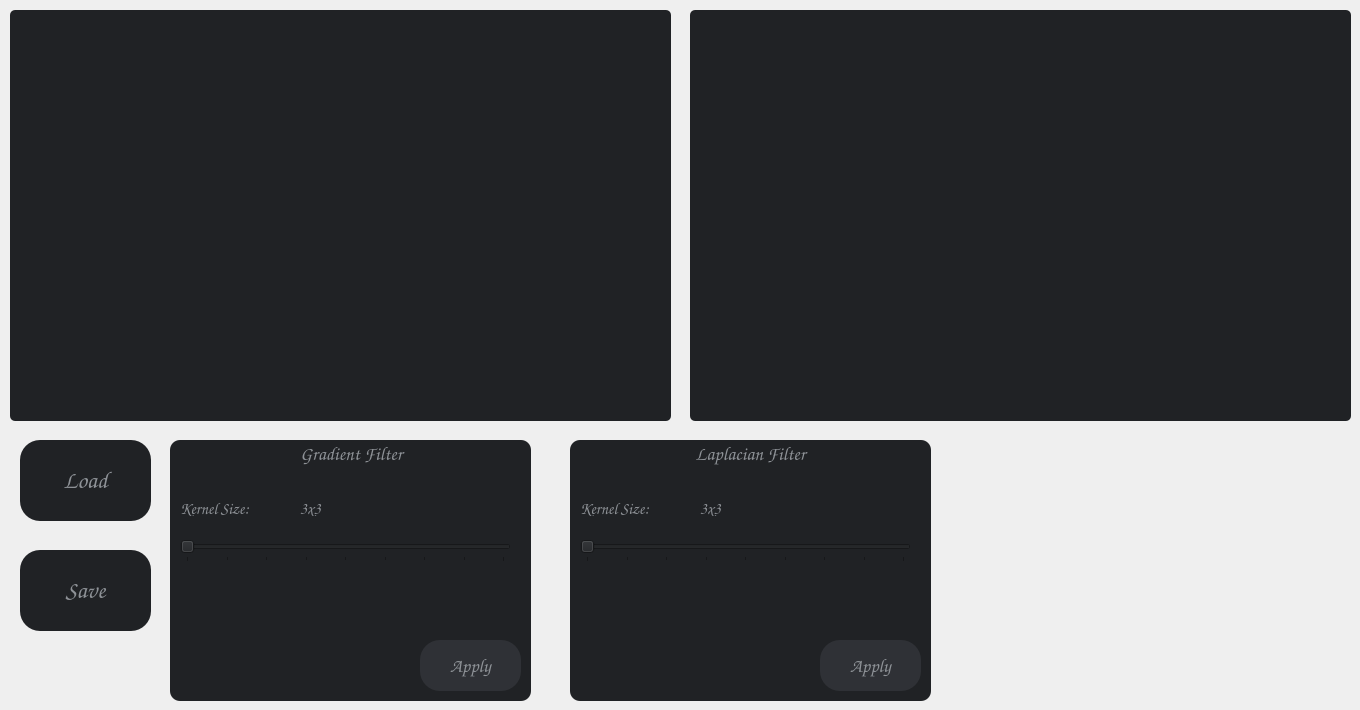
    <widget class="QWidget" name="tabGradient">
     <attribute name="title">
      <string>Gradient Laplacian</string>
     </attribute>
     <widget class="QGroupBox" name="groupBox_4">
      <property name="geometry">
       <rect>
        <x>570</x>
        <y>440</y>
        <width>361</width>
        <height>261</height>
       </rect>
      </property>
      <property name="font">
       <font>
        <family>Comic Sans MS</family>
        <pointsize>14</pointsize>
       </font>
      </property>
      <property name="styleSheet">
       <string notr="true">color: #8E9297;
background-color: #202225;
border: none;
border-radius: 10;</string>
      </property>
      <property name="title">
       <string>Laplacian Filter</string>
      </property>
      <property name="alignment">
       <set>Qt::AlignCenter</set>
      </property>
      <property name="flat">
       <bool>true</bool>
      </property>
      <property name="checkable">
       <bool>false</bool>
      </property>
      <widget class="QSlider" name="sliderLaplacian">
       <property name="geometry">
        <rect>
         <x>10</x>
         <y>100</y>
         <width>331</width>
         <height>22</height>
        </rect>
       </property>
       <property name="styleSheet">
        <string notr="true"/>
       </property>
       <property name="minimum">
        <number>3</number>
       </property>
       <property name="maximum">
        <number>19</number>
       </property>
       <property name="singleStep">
        <number>2</number>
       </property>
       <property name="sliderPosition">
        <number>3</number>
       </property>
       <property name="tracking">
        <bool>true</bool>
       </property>
       <property name="orientation">
        <enum>Qt::Horizontal</enum>
       </property>
       <property name="invertedControls">
        <bool>false</bool>
       </property>
       <property name="tickPosition">
        <enum>QSlider::TicksBelow</enum>
       </property>
       <property name="tickInterval">
        <number>2</number>
       </property>
      </widget>
      <widget class="QLabel" name="label_9">
       <property name="geometry">
        <rect>
         <x>10</x>
         <y>60</y>
         <width>111</width>
         <height>16</height>
        </rect>
       </property>
       <property name="font">
        <font>
         <family>Comic Sans MS</family>
         <pointsize>12</pointsize>
        </font>
       </property>
       <property name="text">
        <string>Kernel Size: </string>
       </property>
      </widget>
      <widget class="QLabel" name="lblLaplacianKernelSize">
       <property name="geometry">
        <rect>
         <x>130</x>
         <y>60</y>
         <width>111</width>
         <height>16</height>
        </rect>
       </property>
       <property name="font">
        <font>
         <family>Comic Sans MS</family>
         <pointsize>12</pointsize>
        </font>
       </property>
       <property name="text">
        <string>3x3</string>
       </property>
      </widget>
      <widget class="QPushButton" name="buttLaplacian">
       <property name="geometry">
        <rect>
         <x>250</x>
         <y>200</y>
         <width>101</width>
         <height>51</height>
        </rect>
       </property>
       <property name="font">
        <font>
         <family>Comic Sans MS</family>
         <pointsize>14</pointsize>
         <weight>75</weight>
         <bold>true</bold>
        </font>
       </property>
       <property name="cursor">
        <cursorShape>PointingHandCursor</cursorShape>
       </property>
       <property name="styleSheet">
        <string notr="true">background-color: #2F3136;
color: #8E9297;
border-radius: 20;</string>
       </property>
       <property name="text">
        <string>Apply</string>
       </property>
       <property name="autoDefault">
        <bool>false</bool>
       </property>
       <property name="default">
        <bool>false</bool>
       </property>
       <property name="flat">
        <bool>false</bool>
       </property>
      </widget>
     </widget>
     <widget class="QGroupBox" name="groupBox_5">
      <property name="geometry">
       <rect>
        <x>170</x>
        <y>440</y>
        <width>361</width>
        <height>261</height>
       </rect>
      </property>
      <property name="font">
       <font>
        <family>Comic Sans MS</family>
        <pointsize>14</pointsize>
       </font>
      </property>
      <property name="styleSheet">
       <string notr="true">color: #8E9297;
background-color: #202225;
border: none;
border-radius: 10;</string>
      </property>
      <property name="title">
       <string>Gradient Filter</string>
      </property>
      <property name="alignment">
       <set>Qt::AlignCenter</set>
      </property>
      <property name="flat">
       <bool>true</bool>
      </property>
      <property name="checkable">
       <bool>false</bool>
      </property>
      <widget class="QSlider" name="sliderGradient">
       <property name="geometry">
        <rect>
         <x>10</x>
         <y>100</y>
         <width>331</width>
         <height>22</height>
        </rect>
       </property>
       <property name="styleSheet">
        <string notr="true"/>
       </property>
       <property name="minimum">
        <number>3</number>
       </property>
       <property name="maximum">
        <number>19</number>
       </property>
       <property name="singleStep">
        <number>2</number>
       </property>
       <property name="sliderPosition">
        <number>3</number>
       </property>
       <property name="tracking">
        <bool>true</bool>
       </property>
       <property name="orientation">
        <enum>Qt::Horizontal</enum>
       </property>
       <property name="invertedControls">
        <bool>false</bool>
       </property>
       <property name="tickPosition">
        <enum>QSlider::TicksBelow</enum>
       </property>
       <property name="tickInterval">
        <number>2</number>
       </property>
      </widget>
      <widget class="QLabel" name="label_10">
       <property name="geometry">
        <rect>
         <x>10</x>
         <y>60</y>
         <width>111</width>
         <height>16</height>
        </rect>
       </property>
       <property name="font">
        <font>
         <family>Comic Sans MS</family>
         <pointsize>12</pointsize>
        </font>
       </property>
       <property name="text">
        <string>Kernel Size: </string>
       </property>
      </widget>
      <widget class="QLabel" name="lblGradientKernelSize">
       <property name="geometry">
        <rect>
         <x>130</x>
         <y>60</y>
         <width>111</width>
         <height>16</height>
        </rect>
       </property>
       <property name="font">
        <font>
         <family>Comic Sans MS</family>
         <pointsize>12</pointsize>
        </font>
       </property>
       <property name="text">
        <string>3x3</string>
       </property>
      </widget>
      <widget class="QPushButton" name="buttGradient">
       <property name="geometry">
        <rect>
         <x>250</x>
         <y>200</y>
         <width>101</width>
         <height>51</height>
        </rect>
       </property>
       <property name="font">
        <font>
         <family>Comic Sans MS</family>
         <pointsize>14</pointsize>
         <weight>75</weight>
         <bold>true</bold>
        </font>
       </property>
       <property name="cursor">
        <cursorShape>PointingHandCursor</cursorShape>
       </property>
       <property name="styleSheet">
        <string notr="true">background-color: #2F3136;
color: #8E9297;
border-radius: 20;</string>
       </property>
       <property name="text">
        <string>Apply</string>
       </property>
       <property name="autoDefault">
        <bool>false</bool>
       </property>
       <property name="default">
        <bool>false</bool>
       </property>
       <property name="flat">
        <bool>false</bool>
       </property>
      </widget>
     </widget>
     <widget class="QGraphicsView" name="gViewGradientLeft">
      <property name="geometry">
       <rect>
        <x>10</x>
        <y>10</y>
        <width>661</width>
        <height>411</height>
       </rect>
      </property>
      <property name="styleSheet">
       <string notr="true">background-color: #202225;
border-radius: 5;</string>
      </property>
     </widget>
     <widget class="QGraphicsView" name="gViewGradientRight">
      <property name="geometry">
       <rect>
        <x>690</x>
        <y>10</y>
        <width>661</width>
        <height>411</height>
       </rect>
      </property>
      <property name="styleSheet">
       <string notr="true">background-color: #202225;
border-radius:5;</string>
      </property>
     </widget>
     <widget class="QPushButton" name="buttLoadGradient">
      <property name="geometry">
       <rect>
        <x>20</x>
        <y>440</y>
        <width>131</width>
        <height>81</height>
       </rect>
      </property>
      <property name="font">
       <font>
        <family>Comic Sans MS</family>
        <pointsize>18</pointsize>
        <weight>75</weight>
        <bold>true</bold>
       </font>
      </property>
      <property name="cursor">
       <cursorShape>PointingHandCursor</cursorShape>
      </property>
      <property name="styleSheet">
       <string notr="true">background-color: #202225;
color: #8E9297;
border-radius: 20;</string>
      </property>
      <property name="text">
       <string>Load</string>
      </property>
      <property name="autoDefault">
       <bool>false</bool>
      </property>
      <property name="default">
       <bool>false</bool>
      </property>
      <property name="flat">
       <bool>false</bool>
      </property>
     </widget>
     <widget class="QPushButton" name="buttSaveGradient">
      <property name="geometry">
       <rect>
        <x>20</x>
        <y>550</y>
        <width>131</width>
        <height>81</height>
       </rect>
      </property>
      <property name="font">
       <font>
        <family>Comic Sans MS</family>
        <pointsize>18</pointsize>
        <weight>75</weight>
        <bold>true</bold>
       </font>
      </property>
      <property name="cursor">
       <cursorShape>PointingHandCursor</cursorShape>
      </property>
      <property name="styleSheet">
       <string notr="true">background-color: #202225;
color: #8E9297;
border-radius: 20;</string>
      </property>
      <property name="text">
       <string>Save</string>
      </property>
      <property name="autoDefault">
       <bool>false</bool>
      </property>
      <property name="default">
       <bool>false</bool>
      </property>
      <property name="flat">
       <bool>false</bool>
      </property>
     </widget>
    </widget>
